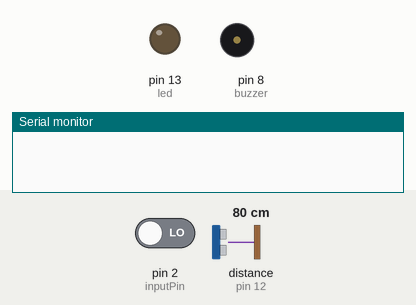
Bench run of a sketch on a simulated Arduino Uno, built with avr-gcc and run on an emulated ATmega328P. On the bench: output pins drawn as LEDs (lit = HIGH), buzzer (waves = sounding, pin HIGH), the last lines printed to the serial monitor. The test bench sets the inputs (shaded band); at power-on: pin 2 (inputPin) LOW, distance to the obstacle (sensor on pin 12) 80 cm. The echo pulse lasts 58.3 µs per cm; pins used as bus, display or sensor lines are not drawn.

Above: at 1.2 s.
1.3 s: pin 2 (inputPin) driven HIGH
At 2.1 s:
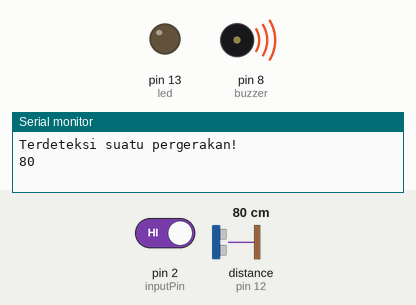
2.8 s: pin 2 (inputPin) driven LOW
At 3.6 s:
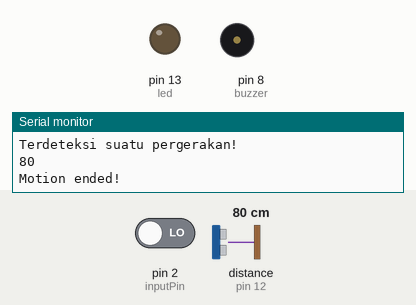
Timing chart, 0 to 5.8 s (numbered marks = the images above; inputs shaded):
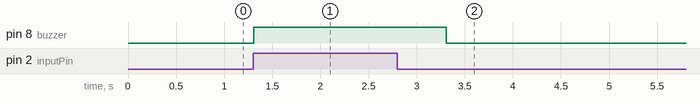

The sketch:

mini_project_1_pi_ping_buzzer_led.ino
```cpp
int led = 13;
int buzzer = 8;

//ping
int trig= 11;            // membuat varibel trig yang di set ke-pin 3
int echo= 12;            // membuat variabel echo yang di set ke-pin 2
long durasi, jarak;     // membuat variabel durasi dan jarak

//pir
int inputPin = 2;                                         // Memilih input PIR Sensor
int pirState = LOW;                                 // Pada saat mulai, Matikan sensor
int val = 0;

void setup() {
  // put your setup code here, to run once:
  Serial.begin(9600);
  //led dan buzzer
  pinMode(led, OUTPUT);
  pinMode(buzzer, OUTPUT);

  //pir
  pinMode(inputPin, INPUT);
  //ping
  pinMode(trig, OUTPUT);    // set pin trig menjadi OUTPUT
  pinMode(echo, INPUT);     // set pin echo menjadi INPUT

}

void loop() {
  // put your main code here, to run repeatedly:

  val = digitalRead(inputPin);

  if (val == HIGH) {
    if (pirState == LOW) {
      Serial.println("Terdeteksi suatu pergerakan!");
      pirState = HIGH;

      digitalWrite(trig, LOW);
      delayMicroseconds(8);
      digitalWrite(trig, HIGH);
      delayMicroseconds(8);
      digitalWrite(trig, LOW);
      delayMicroseconds(8);

      durasi= pulseIn(echo, HIGH);  // menerima suara ultrasonic
      jarak= (durasi/2) / 29.1;     // mengubah durasi menjadi jarak (cm)
      Serial.println(jarak);        // menampilkan jarak pada Serial Monitor
      if(jarak > 30){
        digitalWrite(buzzer, HIGH);
      }else if(jarak > 10 && jarak < 30){
        digitalWrite(buzzer, HIGH);
        digitalWrite(led, HIGH);
      }else{
        digitalWrite(led, HIGH);
      }
      delay(2000);


    }
  } else {
      if (pirState == HIGH){
      Serial.println("Motion ended!");
      digitalWrite(buzzer, LOW);
      digitalWrite(led, LOW);
      pirState = LOW;
    }
  }
}
```

Measured:
- after the input at 1.3 s, pin 8 (buzzer): LOW → HIGH at once
- after the input at 2.8 s, pin 8 (buzzer): HIGH → LOW after 0.51 s
